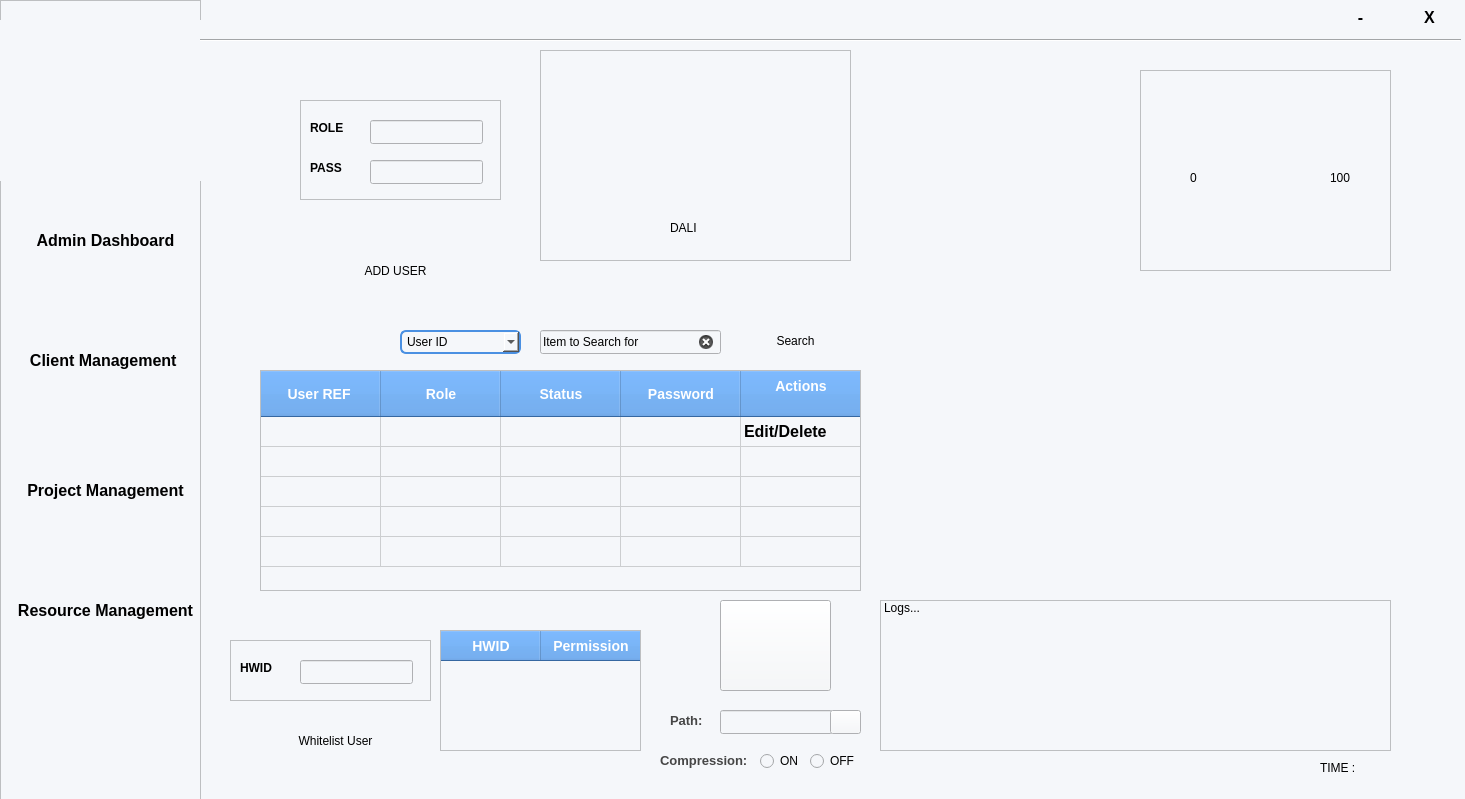
<?xml version="1.0" encoding="UTF-8"?>
<ui version="4.0">
 <class>home</class>
 <widget class="QWidget" name="home">
  <property name="geometry">
   <rect>
    <x>0</x>
    <y>0</y>
    <width>1465</width>
    <height>799</height>
   </rect>
  </property>
  <property name="windowTitle">
   <string>Form</string>
  </property>
  <property name="styleSheet">
   <string notr="true">background-color: rgb(245, 247, 250);</string>
  </property>
  <widget class="QFrame" name="frame">
   <property name="geometry">
    <rect>
     <x>0</x>
     <y>0</y>
     <width>201</width>
     <height>801</height>
    </rect>
   </property>
   <property name="styleSheet">
    <string notr="true">background: qlineargradient(spread:pad, x1:0, y1:0, x2:0, y2:1, 
stop:0 #4A90E2, stop:1 #6A5ACD); /* Gradient from Blue to Purple */</string>
   </property>
   <property name="frameShape">
    <enum>QFrame::Shape::StyledPanel</enum>
   </property>
   <property name="frameShadow">
    <enum>QFrame::Shadow::Raised</enum>
   </property>
   <widget class="QPushButton" name="pushButton">
    <property name="geometry">
     <rect>
      <x>0</x>
      <y>180</y>
      <width>211</width>
      <height>121</height>
     </rect>
    </property>
    <property name="font">
     <font>
      <pointsize>12</pointsize>
      <bold>true</bold>
     </font>
    </property>
    <property name="text">
     <string>Admin Dashboard</string>
    </property>
    <property name="flat">
     <bool>true</bool>
    </property>
   </widget>
   <widget class="QPushButton" name="pushButton_8">
    <property name="geometry">
     <rect>
      <x>0</x>
      <y>300</y>
      <width>211</width>
      <height>121</height>
     </rect>
    </property>
    <property name="font">
     <font>
      <pointsize>12</pointsize>
      <bold>true</bold>
     </font>
    </property>
    <property name="text">
     <string>Client Management </string>
    </property>
    <property name="flat">
     <bool>true</bool>
    </property>
   </widget>
   <widget class="QPushButton" name="pushButton_9">
    <property name="geometry">
     <rect>
      <x>0</x>
      <y>430</y>
      <width>211</width>
      <height>121</height>
     </rect>
    </property>
    <property name="font">
     <font>
      <pointsize>12</pointsize>
      <bold>true</bold>
     </font>
    </property>
    <property name="text">
     <string>Project Management</string>
    </property>
    <property name="flat">
     <bool>true</bool>
    </property>
   </widget>
   <widget class="QPushButton" name="pushButton_10">
    <property name="geometry">
     <rect>
      <x>0</x>
      <y>550</y>
      <width>211</width>
      <height>121</height>
     </rect>
    </property>
    <property name="font">
     <font>
      <pointsize>12</pointsize>
      <bold>true</bold>
     </font>
    </property>
    <property name="text">
     <string>Resource Management</string>
    </property>
    <property name="flat">
     <bool>true</bool>
    </property>
   </widget>
   <widget class="QLabel" name="label_11">
    <property name="geometry">
     <rect>
      <x>0</x>
      <y>20</y>
      <width>221</width>
      <height>161</height>
     </rect>
    </property>
    <property name="styleSheet">
     <string notr="true">background-image: url(:/new/prefix1/logo.png);</string>
    </property>
    <property name="text">
     <string/>
    </property>
   </widget>
  </widget>
  <widget class="QStackedWidget" name="stackedWidget">
   <property name="geometry">
    <rect>
     <x>220</x>
     <y>50</y>
     <width>1211</width>
     <height>731</height>
    </rect>
   </property>
   <widget class="QWidget" name="page_3">
    <widget class="QTableWidget" name="tableWidget">
     <property name="geometry">
      <rect>
       <x>40</x>
       <y>320</y>
       <width>601</width>
       <height>221</height>
      </rect>
     </property>
     <property name="font">
      <font>
       <pointsize>12</pointsize>
       <bold>true</bold>
      </font>
     </property>
     <property name="styleSheet">
      <string notr="true">/* Style the header sections */
QHeaderView::section {
    color: white; /* Text Color for headers */
    background-color: #4A90E2; /* Background Color for headers */
    font-weight: bold; /* Make header text bold */
    font-size: 14px;
    padding: 5px;
}
/* Style the table items */
QTableWidget::item {
    color: black; /* Ensure text color is black */
}

/* Ensure disabled items also appear black */
QTableWidget::item:disabled {
    color: black;
    opacity: 1; /* Ensure full opacity */
}


/* Style the table items themselves */
QTableWidget::item {
    color: black; /* Text Color for the table items */
}
</string>
     </property>
     <property name="verticalScrollBarPolicy">
      <enum>Qt::ScrollBarPolicy::ScrollBarAlwaysOff</enum>
     </property>
     <property name="horizontalScrollBarPolicy">
      <enum>Qt::ScrollBarPolicy::ScrollBarAlwaysOff</enum>
     </property>
     <property name="autoScroll">
      <bool>false</bool>
     </property>
     <property name="tabKeyNavigation">
      <bool>false</bool>
     </property>
     <property name="dragDropMode">
      <enum>QAbstractItemView::DragDropMode::InternalMove</enum>
     </property>
     <attribute name="horizontalHeaderVisible">
      <bool>true</bool>
     </attribute>
     <attribute name="horizontalHeaderCascadingSectionResizes">
      <bool>false</bool>
     </attribute>
     <attribute name="horizontalHeaderDefaultSectionSize">
      <number>120</number>
     </attribute>
     <attribute name="horizontalHeaderHighlightSections">
      <bool>true</bool>
     </attribute>
     <attribute name="horizontalHeaderShowSortIndicator" stdset="0">
      <bool>true</bool>
     </attribute>
     <attribute name="verticalHeaderVisible">
      <bool>false</bool>
     </attribute>
     <attribute name="verticalHeaderHighlightSections">
      <bool>true</bool>
     </attribute>
     <row>
      <property name="text">
       <string>New Row</string>
      </property>
     </row>
     <row>
      <property name="text">
       <string>New Row</string>
      </property>
     </row>
     <row>
      <property name="text">
       <string>New Row</string>
      </property>
     </row>
     <row>
      <property name="text">
       <string>New Row</string>
      </property>
     </row>
     <row>
      <property name="text">
       <string>New Row</string>
      </property>
     </row>
     <column>
      <property name="text">
       <string>User REF	</string>
      </property>
     </column>
     <column>
      <property name="text">
       <string>Role</string>
      </property>
     </column>
     <column>
      <property name="text">
       <string>Status</string>
      </property>
     </column>
     <column>
      <property name="text">
       <string>Password</string>
      </property>
     </column>
     <column>
      <property name="text">
       <string>Actions
</string>
      </property>
     </column>
     <item row="0" column="4">
      <property name="text">
       <string>Edit/Delete</string>
      </property>
     </item>
    </widget>
    <widget class="QPushButton" name="pushButton_2">
     <property name="geometry">
      <rect>
       <x>510</x>
       <y>270</y>
       <width>131</width>
       <height>41</height>
      </rect>
     </property>
     <property name="styleSheet">
      <string notr="true"> background-color: #4A90E2; /* Background Color */</string>
     </property>
     <property name="text">
      <string>Search</string>
     </property>
     <property name="flat">
      <bool>true</bool>
     </property>
    </widget>
    <widget class="QLineEdit" name="lineEdit_5">
     <property name="geometry">
      <rect>
       <x>320</x>
       <y>280</y>
       <width>181</width>
       <height>24</height>
      </rect>
     </property>
     <property name="styleSheet">
      <string notr="true">QLineEdit {
border-bottom-color: rgb(0, 0, 0);

    color: black;  /* Make text color black */
}</string>
     </property>
     <property name="text">
      <string>Item to Search for </string>
     </property>
     <property name="clearButtonEnabled">
      <bool>true</bool>
     </property>
    </widget>
    <widget class="QComboBox" name="comboBox">
     <property name="geometry">
      <rect>
       <x>180</x>
       <y>280</y>
       <width>121</width>
       <height>24</height>
      </rect>
     </property>
     <property name="styleSheet">
      <string notr="true">QComboBox {
	color: black;  /* Make text color black */

    border: 2px solid #4A90E2;  /* Blue border */
    border-radius: 6px;         /* Optional: rounded corners */
    padding: 5px;
}
QComboBox QAbstractItemView {
    color: black; /* Make dropdown items black */
    background: white; /* Optional: White background for dropdown */
    selection-background-color: #4A90E2; /* Blue highlight for selected item */
    selection-color: white; /* White text when an item is selected */
}</string>
     </property>
     <property name="frame">
      <bool>false</bool>
     </property>
     <item>
      <property name="text">
       <string>User ID</string>
      </property>
     </item>
     <item>
      <property name="text">
       <string>Role</string>
      </property>
     </item>
     <item>
      <property name="text">
       <string>Status</string>
      </property>
     </item>
    </widget>
    <widget class="QPushButton" name="pushButton_3">
     <property name="geometry">
      <rect>
       <x>110</x>
       <y>200</y>
       <width>131</width>
       <height>41</height>
      </rect>
     </property>
     <property name="styleSheet">
      <string notr="true"> background-color: #4A90E2; /* Background Color */</string>
     </property>
     <property name="text">
      <string>ADD USER</string>
     </property>
     <property name="flat">
      <bool>true</bool>
     </property>
    </widget>
    <widget class="QFrame" name="frame_2">
     <property name="geometry">
      <rect>
       <x>920</x>
       <y>20</y>
       <width>251</width>
       <height>201</height>
      </rect>
     </property>
     <property name="frameShape">
      <enum>QFrame::Shape::StyledPanel</enum>
     </property>
     <property name="frameShadow">
      <enum>QFrame::Shadow::Raised</enum>
     </property>
     <widget class="QLabel" name="label_3">
      <property name="geometry">
       <rect>
        <x>10</x>
        <y>20</y>
        <width>91</width>
        <height>61</height>
       </rect>
      </property>
      <property name="styleSheet">
       <string notr="true">image: url(:/new/prefix1/active-user_9795151.png);</string>
      </property>
      <property name="text">
       <string/>
      </property>
     </widget>
     <widget class="QLabel" name="nbr_online">
      <property name="geometry">
       <rect>
        <x>50</x>
        <y>100</y>
        <width>49</width>
        <height>16</height>
       </rect>
      </property>
      <property name="styleSheet">
       <string notr="true">color:black</string>
      </property>
      <property name="text">
       <string>0</string>
      </property>
     </widget>
     <widget class="QLabel" name="label_4">
      <property name="geometry">
       <rect>
        <x>150</x>
        <y>20</y>
        <width>91</width>
        <height>61</height>
       </rect>
      </property>
      <property name="styleSheet">
       <string notr="true">image: url(:/new/prefix1/imageedit_2_9987478672.png);</string>
      </property>
      <property name="text">
       <string/>
      </property>
     </widget>
     <widget class="QLabel" name="nbr_offline">
      <property name="geometry">
       <rect>
        <x>190</x>
        <y>100</y>
        <width>49</width>
        <height>16</height>
       </rect>
      </property>
      <property name="styleSheet">
       <string notr="true">color:black</string>
      </property>
      <property name="text">
       <string>100</string>
      </property>
     </widget>
    </widget>
    <widget class="QFrame" name="frame_4">
     <property name="geometry">
      <rect>
       <x>80</x>
       <y>50</y>
       <width>201</width>
       <height>100</height>
      </rect>
     </property>
     <property name="frameShape">
      <enum>QFrame::Shape::StyledPanel</enum>
     </property>
     <property name="frameShadow">
      <enum>QFrame::Shadow::Raised</enum>
     </property>
     <widget class="QLineEdit" name="lineEdit_3">
      <property name="geometry">
       <rect>
        <x>70</x>
        <y>20</y>
        <width>113</width>
        <height>24</height>
       </rect>
      </property>
      <property name="styleSheet">
       <string notr="true">color: black
</string>
      </property>
     </widget>
     <widget class="QLabel" name="label_9">
      <property name="geometry">
       <rect>
        <x>10</x>
        <y>20</y>
        <width>49</width>
        <height>16</height>
       </rect>
      </property>
      <property name="font">
       <font>
        <bold>true</bold>
       </font>
      </property>
      <property name="styleSheet">
       <string notr="true">color: black</string>
      </property>
      <property name="text">
       <string>ROLE</string>
      </property>
     </widget>
     <widget class="QLineEdit" name="lineEdit_6">
      <property name="geometry">
       <rect>
        <x>70</x>
        <y>60</y>
        <width>113</width>
        <height>24</height>
       </rect>
      </property>
      <property name="styleSheet">
       <string notr="true">color: black</string>
      </property>
     </widget>
     <widget class="QLabel" name="label_12">
      <property name="geometry">
       <rect>
        <x>10</x>
        <y>100</y>
        <width>49</width>
        <height>16</height>
       </rect>
      </property>
      <property name="font">
       <font>
        <bold>true</bold>
       </font>
      </property>
      <property name="styleSheet">
       <string notr="true">color: black</string>
      </property>
      <property name="text">
       <string>PASS</string>
      </property>
     </widget>
     <widget class="QLabel" name="label_13">
      <property name="geometry">
       <rect>
        <x>10</x>
        <y>60</y>
        <width>49</width>
        <height>16</height>
       </rect>
      </property>
      <property name="font">
       <font>
        <bold>true</bold>
       </font>
      </property>
      <property name="styleSheet">
       <string notr="true">color: black</string>
      </property>
      <property name="text">
       <string>PASS</string>
      </property>
     </widget>
    </widget>
    <widget class="QListWidget" name="activityLogList">
     <property name="geometry">
      <rect>
       <x>660</x>
       <y>550</y>
       <width>511</width>
       <height>151</height>
      </rect>
     </property>
     <property name="styleSheet">
      <string notr="true">color: rgb(0, 0, 0);</string>
     </property>
     <item>
      <property name="text">
       <string>Logs...</string>
      </property>
     </item>
    </widget>
    <widget class="QPushButton" name="exportpdf">
     <property name="geometry">
      <rect>
       <x>500</x>
       <y>550</y>
       <width>111</width>
       <height>91</height>
      </rect>
     </property>
     <property name="styleSheet">
      <string notr="true">
image: url(:/new/prefix1/pdf.png);</string>
     </property>
     <property name="text">
      <string/>
     </property>
    </widget>
    <widget class="QLineEdit" name="pathtosave">
     <property name="geometry">
      <rect>
       <x>500</x>
       <y>660</y>
       <width>113</width>
       <height>24</height>
      </rect>
     </property>
     <property name="styleSheet">
      <string notr="true">color: rgb(0, 0, 0);</string>
     </property>
    </widget>
    <widget class="QPushButton" name="save">
     <property name="geometry">
      <rect>
       <x>610</x>
       <y>660</y>
       <width>31</width>
       <height>24</height>
      </rect>
     </property>
     <property name="text">
      <string/>
     </property>
     <property name="icon">
      <iconset theme="QIcon::ThemeIcon::DocumentSave"/>
     </property>
    </widget>
    <widget class="QLabel" name="label_10">
     <property name="geometry">
      <rect>
       <x>450</x>
       <y>660</y>
       <width>41</width>
       <height>20</height>
      </rect>
     </property>
     <property name="font">
      <font>
       <pointsize>10</pointsize>
       <bold>true</bold>
      </font>
     </property>
     <property name="styleSheet">
      <string notr="true">color: rgb(70, 70, 70);</string>
     </property>
     <property name="text">
      <string>Path:</string>
     </property>
    </widget>
    <widget class="QLabel" name="label_7">
     <property name="geometry">
      <rect>
       <x>440</x>
       <y>700</y>
       <width>91</width>
       <height>20</height>
      </rect>
     </property>
     <property name="font">
      <font>
       <pointsize>10</pointsize>
       <bold>true</bold>
      </font>
     </property>
     <property name="styleSheet">
      <string notr="true">color: rgb(70, 70, 70);</string>
     </property>
     <property name="text">
      <string>Compression:</string>
     </property>
    </widget>
    <widget class="QRadioButton" name="radioButton1compressionon">
     <property name="geometry">
      <rect>
       <x>540</x>
       <y>700</y>
       <width>51</width>
       <height>22</height>
      </rect>
     </property>
     <property name="styleSheet">
      <string notr="true">color: rgb(0, 0, 0);</string>
     </property>
     <property name="text">
      <string>ON</string>
     </property>
    </widget>
    <widget class="QRadioButton" name="radioButton2compressionoff">
     <property name="geometry">
      <rect>
       <x>590</x>
       <y>700</y>
       <width>61</width>
       <height>22</height>
      </rect>
     </property>
     <property name="styleSheet">
      <string notr="true">color: rgb(0, 0, 0);</string>
     </property>
     <property name="text">
      <string>OFF</string>
     </property>
    </widget>
    <widget class="QLabel" name="label_2">
     <property name="geometry">
      <rect>
       <x>1150</x>
       <y>710</y>
       <width>49</width>
       <height>16</height>
      </rect>
     </property>
     <property name="styleSheet">
      <string notr="true">color: rgb(0, 0, 0);</string>
     </property>
     <property name="text">
      <string/>
     </property>
    </widget>
    <widget class="QLabel" name="time">
     <property name="geometry">
      <rect>
       <x>1100</x>
       <y>710</y>
       <width>41</width>
       <height>16</height>
      </rect>
     </property>
     <property name="styleSheet">
      <string notr="true"> color: black;</string>
     </property>
     <property name="text">
      <string>TIME :</string>
     </property>
    </widget>
    <widget class="QTableWidget" name="whitelist_table">
     <property name="geometry">
      <rect>
       <x>220</x>
       <y>580</y>
       <width>201</width>
       <height>121</height>
      </rect>
     </property>
     <property name="styleSheet">
      <string notr="true">/* Style the header sections */
QHeaderView::section {
    color: white; /* Text Color for headers */
    background-color: #4A90E2; /* Background Color for headers */
    font-weight: bold; /* Make header text bold */
    font-size: 14px;
    padding: 5px;
}
/* Style the table items */
QTableWidget::item {
    color: black; /* Ensure text color is black */
}

/* Ensure disabled items also appear black */
QTableWidget::item:disabled {
    color: black;
    opacity: 1; /* Ensure full opacity */
}


/* Style the table items themselves */
QTableWidget::item {
    color: black; /* Text Color for the table items */
}
</string>
     </property>
     <property name="verticalScrollBarPolicy">
      <enum>Qt::ScrollBarPolicy::ScrollBarAlwaysOff</enum>
     </property>
     <property name="horizontalScrollBarPolicy">
      <enum>Qt::ScrollBarPolicy::ScrollBarAlwaysOff</enum>
     </property>
     <property name="tabKeyNavigation">
      <bool>false</bool>
     </property>
     <attribute name="horizontalHeaderHighlightSections">
      <bool>true</bool>
     </attribute>
     <attribute name="verticalHeaderVisible">
      <bool>false</bool>
     </attribute>
     <column>
      <property name="text">
       <string>HWID</string>
      </property>
     </column>
     <column>
      <property name="text">
       <string>Permission</string>
      </property>
     </column>
    </widget>
    <widget class="QFrame" name="frame_5">
     <property name="geometry">
      <rect>
       <x>10</x>
       <y>590</y>
       <width>201</width>
       <height>61</height>
      </rect>
     </property>
     <property name="frameShape">
      <enum>QFrame::Shape::StyledPanel</enum>
     </property>
     <property name="frameShadow">
      <enum>QFrame::Shadow::Raised</enum>
     </property>
     <widget class="QLineEdit" name="hwid">
      <property name="geometry">
       <rect>
        <x>70</x>
        <y>20</y>
        <width>113</width>
        <height>24</height>
       </rect>
      </property>
      <property name="styleSheet">
       <string notr="true">color: black
</string>
      </property>
     </widget>
     <widget class="QLabel" name="label_21">
      <property name="geometry">
       <rect>
        <x>10</x>
        <y>100</y>
        <width>49</width>
        <height>16</height>
       </rect>
      </property>
      <property name="font">
       <font>
        <bold>true</bold>
       </font>
      </property>
      <property name="styleSheet">
       <string notr="true">color: black</string>
      </property>
      <property name="text">
       <string>PASS</string>
      </property>
     </widget>
     <widget class="QLabel" name="label_22">
      <property name="geometry">
       <rect>
        <x>10</x>
        <y>20</y>
        <width>49</width>
        <height>16</height>
       </rect>
      </property>
      <property name="font">
       <font>
        <bold>true</bold>
       </font>
      </property>
      <property name="styleSheet">
       <string notr="true">color: black</string>
      </property>
      <property name="text">
       <string>HWID</string>
      </property>
     </widget>
    </widget>
    <widget class="QPushButton" name="whitelist_user">
     <property name="geometry">
      <rect>
       <x>50</x>
       <y>670</y>
       <width>131</width>
       <height>41</height>
      </rect>
     </property>
     <property name="styleSheet">
      <string notr="true"> background-color: #4A90E2; /* Background Color */</string>
     </property>
     <property name="text">
      <string>Whitelist User</string>
     </property>
     <property name="flat">
      <bool>true</bool>
     </property>
    </widget>
    <widget class="QFrame" name="frame_3">
     <property name="geometry">
      <rect>
       <x>320</x>
       <y>0</y>
       <width>311</width>
       <height>211</height>
      </rect>
     </property>
     <property name="frameShape">
      <enum>QFrame::Shape::StyledPanel</enum>
     </property>
     <property name="frameShadow">
      <enum>QFrame::Shadow::Raised</enum>
     </property>
     <widget class="QLabel" name="label_5">
      <property name="geometry">
       <rect>
        <x>130</x>
        <y>170</y>
        <width>49</width>
        <height>16</height>
       </rect>
      </property>
      <property name="styleSheet">
       <string notr="true">color: rgb(0, 0, 0);
font: 900 12pt &quot;Cooper&quot;;</string>
      </property>
      <property name="text">
       <string>DALI</string>
      </property>
     </widget>
     <widget class="QLabel" name="label">
      <property name="geometry">
       <rect>
        <x>70</x>
        <y>30</y>
        <width>161</width>
        <height>111</height>
       </rect>
      </property>
      <property name="styleSheet">
       <string notr="true">image: url(:/new/prefix1/userlogo.png);</string>
      </property>
      <property name="text">
       <string/>
      </property>
     </widget>
    </widget>
   </widget>
   <widget class="QWidget" name="widget"/>
  </widget>
  <widget class="Line" name="line">
   <property name="geometry">
    <rect>
     <x>200</x>
     <y>30</y>
     <width>1261</width>
     <height>20</height>
    </rect>
   </property>
   <property name="orientation">
    <enum>Qt::Orientation::Horizontal</enum>
   </property>
  </widget>
  <widget class="QPushButton" name="pushButton_4">
   <property name="geometry">
    <rect>
     <x>1399</x>
     <y>0</y>
     <width>61</width>
     <height>34</height>
    </rect>
   </property>
   <property name="font">
    <font>
     <pointsize>12</pointsize>
     <bold>true</bold>
    </font>
   </property>
   <property name="styleSheet">
    <string notr="true">color:black;</string>
   </property>
   <property name="text">
    <string>X</string>
   </property>
   <property name="flat">
    <bool>true</bool>
   </property>
  </widget>
  <widget class="QPushButton" name="pushButton_5">
   <property name="geometry">
    <rect>
     <x>1330</x>
     <y>0</y>
     <width>61</width>
     <height>34</height>
    </rect>
   </property>
   <property name="font">
    <font>
     <pointsize>12</pointsize>
     <bold>true</bold>
    </font>
   </property>
   <property name="styleSheet">
    <string notr="true">color:black;</string>
   </property>
   <property name="text">
    <string>-</string>
   </property>
   <property name="flat">
    <bool>true</bool>
   </property>
  </widget>
  <zorder>stackedWidget</zorder>
  <zorder>frame</zorder>
  <zorder>line</zorder>
  <zorder>pushButton_4</zorder>
  <zorder>pushButton_5</zorder>
 </widget>
 <resources/>
 <connections/>
</ui>
